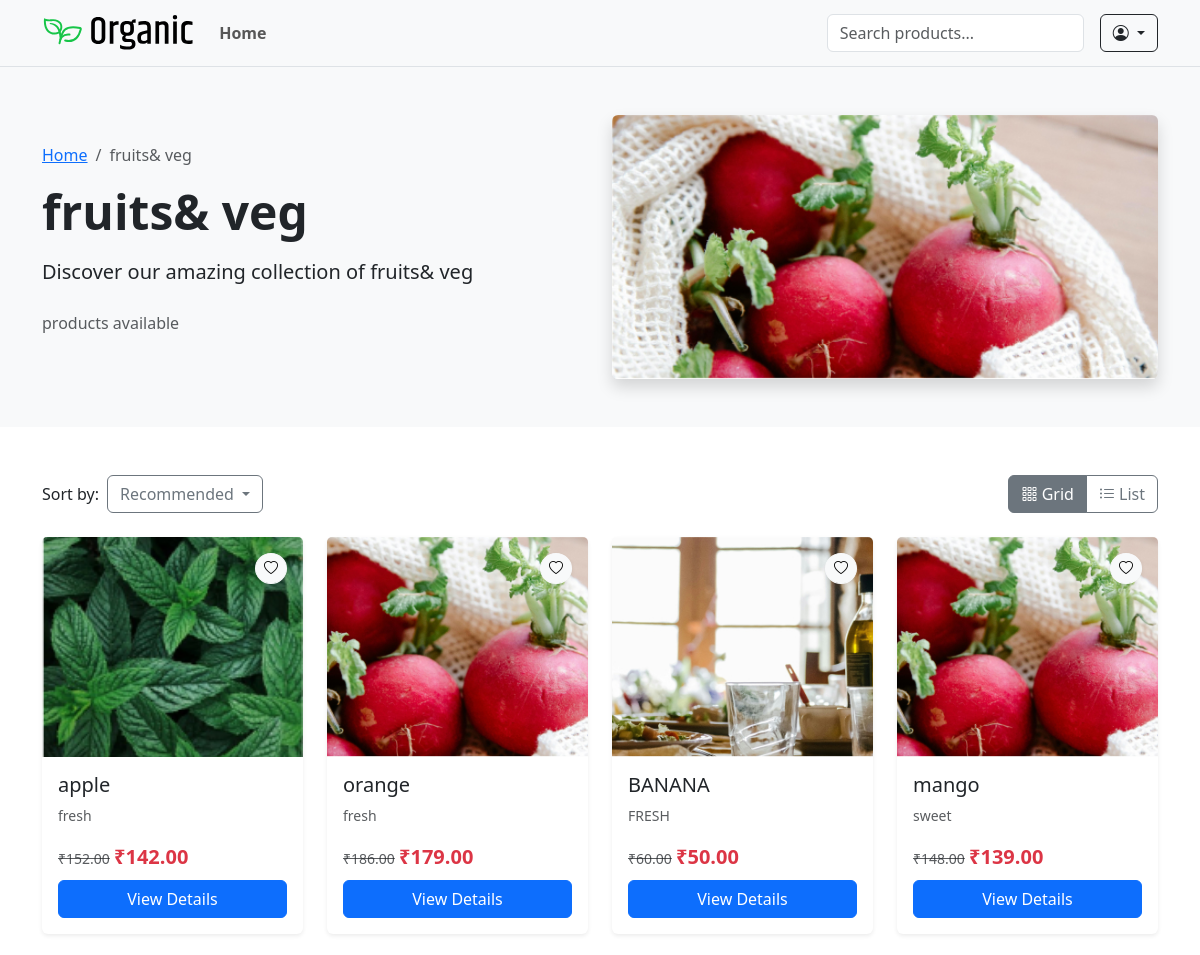
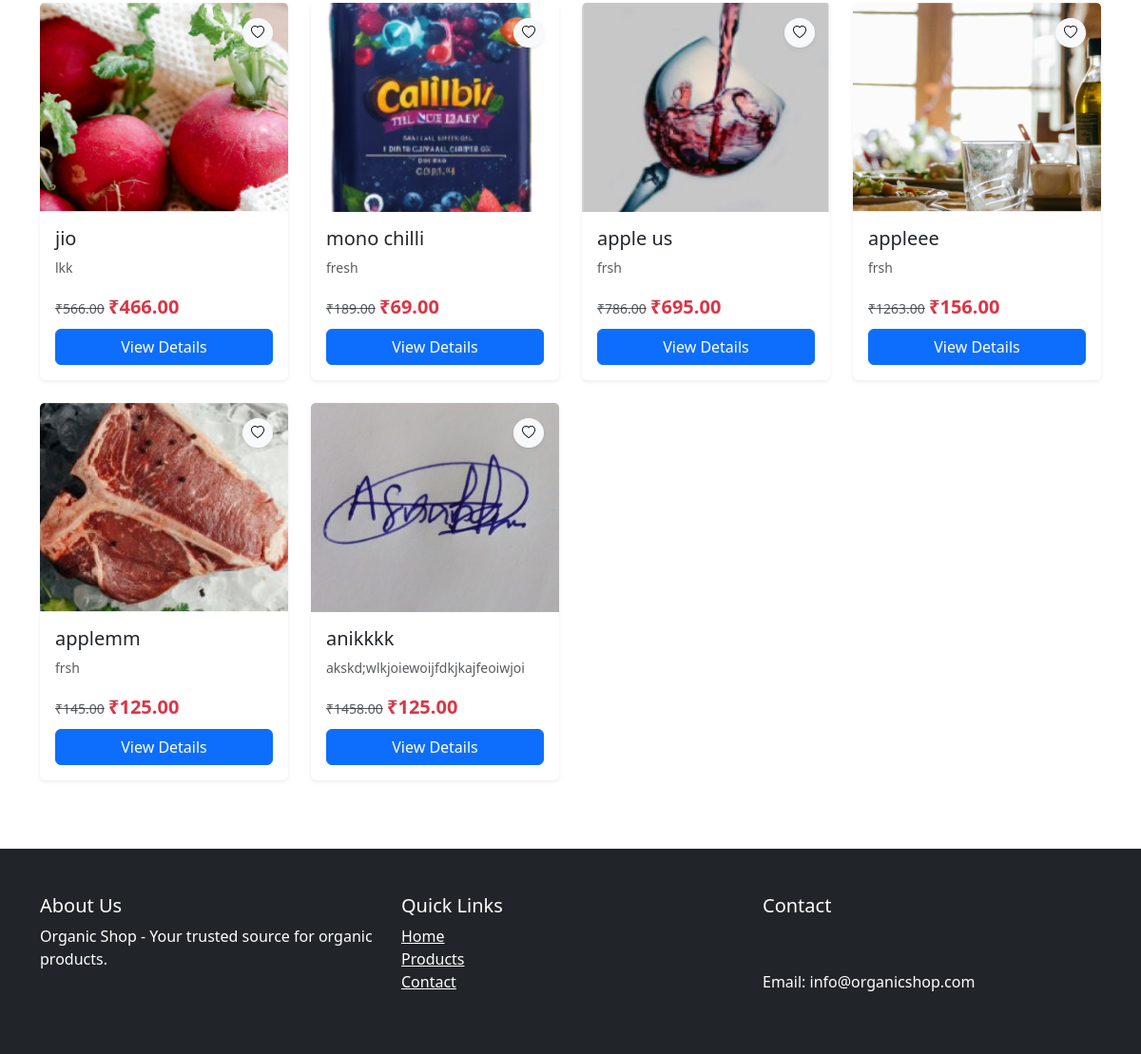
Before: /category/breadssweets/ with the older database file (2 pictures, top to bottom).
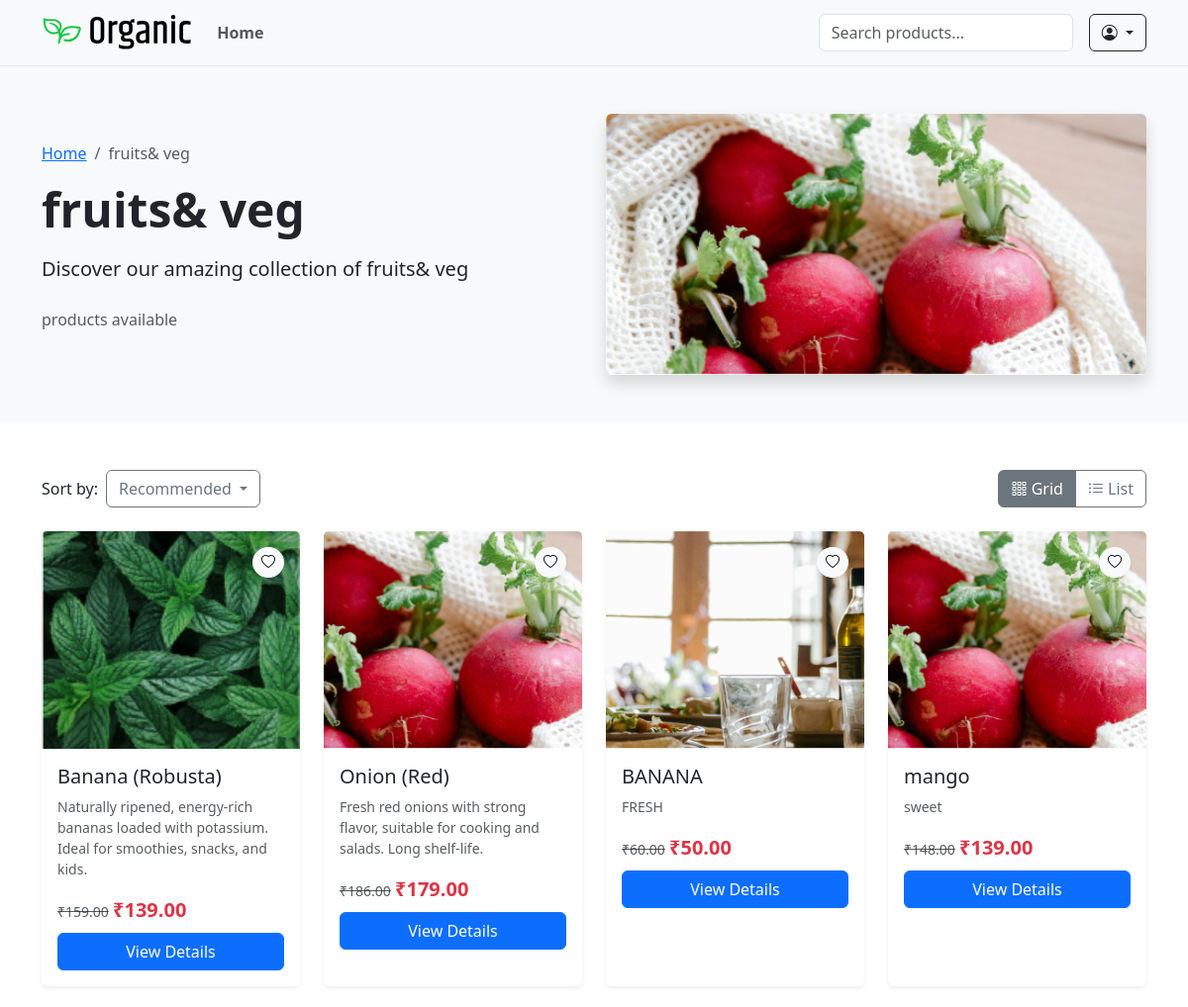
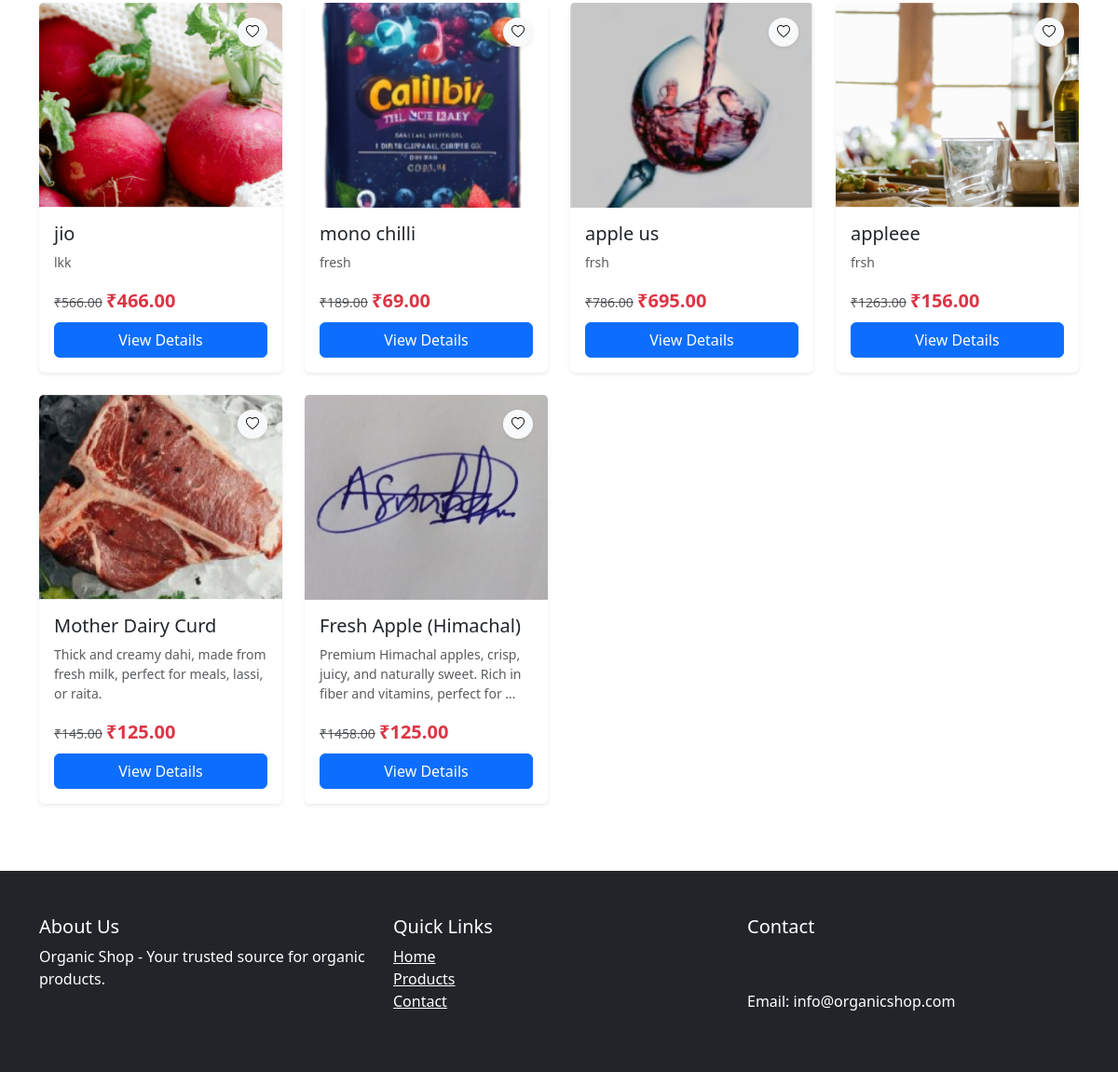
After: the same page with the newer database file (2 pictures, top to bottom).
### shop/models.py (models this page shows, shortened)
class Product(models.Model):
    category = models.ForeignKey(Category, on_delete=models.CASCADE, related_name='products')
    name = models.CharField(max_length=255)
    slug = models.SlugField(unique=True ,blank=True)
    description = models.TextField()
    price = models.DecimalField(max_digits=10, decimal_places=2)
    discount_price = models.DecimalField(max_digits=10, decimal_places=2, null=True, blank=True)
    image = models.ImageField(upload_to='products/')
    is_featured = models.BooleanField(default=False)
    sold_count = models.PositiveIntegerField(default=0)
    created_at = models.DateTimeField(auto_now_add=True)
    views = models.PositiveIntegerField(default=1)
    available = models.BooleanField(default=True)
    stock = models.PositiveIntegerField(default=0)
    @property
    def has_variants(self):
        return self.variants.exists()
    @property
    def display_discount(self):
        if self.has_variants or not self.discount_price:
            return None
        return self.get_discount_percentage

class ProductVariant(models.Model):
    product = models.ForeignKey(Product, on_delete=models.CASCADE, related_name='variants')
    values = models.ManyToManyField(VariantValue)
    price = models.DecimalField(max_digits=10, decimal_places=2)
    discount_price = models.DecimalField(max_digits=10, decimal_places=2, null=True, blank=True)
    stock = models.IntegerField()
    sku = models.CharField(max_length=50, unique=True, blank=True)
    image = models.ImageField(upload_to='variants/', null=True, blank=True)
    sold_count = models.IntegerField(default=0)

### shop/views.py (the view)
# urls.py: path('category/<slug:slug>/', views.category_detail, name='category_detail'),
def category_detail(request, slug):
    category = get_object_or_404(Category, slug=slug, is_active=True)
    products = Product.objects.filter(category=category, available=True)
    effective_price_subquery = ProductVariant.objects.filter(
        product=OuterRef('pk')
    ).annotate(
        effective_price=Coalesce('discount_price', 'price')
    ).order_by('-stock').values('effective_price')[:1]
    products = products.annotate(
        sorting_price=Subquery(effective_price_subquery),
        avg_rating=Avg('reviews__rating')
    ).prefetch_related('variants')
    sort = request.GET.get('sort')
    if sort == 'price_asc':
        products = products.order_by('sorting_price')
    elif sort == 'price_desc':
        products = products.order_by('-sorting_price')
    elif sort == 'newest':
        products = products.order_by('-created_at')
    elif sort == 'rating':
        products = products.order_by(F('avg_rating').desc(nulls_last=True))
    for product in products:
        all_variants = sorted(product.variants.all(), key=lambda v: v.stock, reverse=True)
        product.default_variant = all_variants[0] if all_variants else None
    wishlist_items = []
    if request.user.is_authenticated:
        wishlist_items = Wishlist.objects.filter(user=request.user).values_list('product_id', flat=True)
    context = {
        'category': category,
        'products': products,
        'wishlist_items': wishlist_items,
    }
    return render(request, 'shop/category_detail.html', context)

### shop/context_processors.py (called while the page is built)
def wishlist_context(request):
    wishlist_count = 0
    if request.user.is_authenticated:
        wishlist_count = Wishlist.objects.filter(user=request.user).count()
    return {'wishlist_items_count': wishlist_count}

### shop/templates/shop/category_detail.html (shortened to what the changed rows need)
{% extends 'shop/base.html' %}
{% load static %}
{% block content %}
<section class="py-5" style="background-color: #f8f9fa;">
    <div class="container">
        <div class="row align-items-center">
            <div class="col-md-6">
                <h1 class="display-5 fw-bold mb-3">{{ category.name }}</h1>
            </div>
        </div>
    </div>
</section>
<section class="py-5">
    <div class="container">
        <div class="row" id="productsContainer">
            {% for product in products %}
            {% with variant=product.default_variant %}
            <div class="col-lg-3 col-md-4 col-sm-6 mb-4 product-card">
                <div class="card h-100 border-0 shadow-sm hover-shadow transition">
                    <div class="position-relative">
                        {% if variant and variant.image %}
                            <img src="{{ variant.image.url }}" class="card-img-top" alt="{{ product.name }}" style="height: 220px; object-fit: cover;">
                        {% elif product.image %}
                            <img src="{{ product.image.url }}" class="card-img-top" alt="{{ product.name }}" style="height: 220px; object-fit: cover;">
                        {% else %}
                            <img src="{% static 'images/placeholder-product.jpg' %}" class="card-img-top" alt="{{ product.name }}" style="height: 220px; object-fit: cover;">
                        {% endif %}
                        <div class="card-img-overlay d-flex flex-column justify-content-between">
                            <div class="d-flex justify-content-end">
                                 <form action="{% url 'accounts:add_to_wishlist' product.id %}" method="post" class="wishlist-form">
                                    <button type="submit" class="btn btn-light btn-sm rounded-circle shadow-sm btn-heart">
                                        <i class="bi {% if product.id in wishlist_items %}bi-heart-fill text-danger{% else %}bi-heart{% endif %}"></i>
                                    </button>
                                </form>
                            </div>
                        </div>
                    </div>
                    <div class="card-body">
                        <h5 class="card-title">{{ product.name }}</h5>
                        <p class="card-text text-muted small">{{ product.description|truncatewords:15 }}</p>
                        <div class="price mb-2">
                            {% if variant %}
                                {% if variant.discount_price %}
                                    <del class="text-muted small">₹{{ variant.price }}</del>
                                    <span class="fs-5 fw-bold text-danger">₹{{ variant.discount_price }}</span>
                                {% else %}
                                    <span class="fs-5 fw-bold">₹{{ variant.price }}</span>
                                {% endif %}
                            {% else %}
                                <span class="text-muted">Price not available</span>
                            {% endif %}
                        </div>
                        <div class="d-grid gap-2">
                            <a href="{% url 'shop:product_detail' product.slug %}" class="btn btn-primary">View Details</a>
                        </div>
                    </div>
                </div>
            </div>
            {% endwith %}
            {% endfor %}
        </div>
    </div>
</section>
{% endblock %}

Changed rows visible on the page:
changed Product: name "apple" → "Banana (Robusta)"; description "fresh" → "Naturally ripened, energy-rich bananas loaded with potassium. Ideal for smoothies, snacks, and kids."; default_variant.price "152.00" → "159.00"; default_variant.discount_price "142.00" → "139.00"
changed Product: name "orange" → "Onion (Red)"; description "fresh" → "Fresh red onions with strong flavor, suitable for cooking and salads. Long shelf-life."
changed Product: name "applemm" → "Mother Dairy Curd"; description "frsh" → "Thick and creamy dahi, made from fresh milk, perfect for meals, lassi, or raita."
changed Product: name "anikkkk" → "Fresh Apple (Himachal)"; description "akskd;wlkjoiewoijfdkjkajfeoiwjoi" → "Premium Himachal apples, crisp, juicy, and naturally sweet. Rich in fiber and vitamins, perfect for …"
